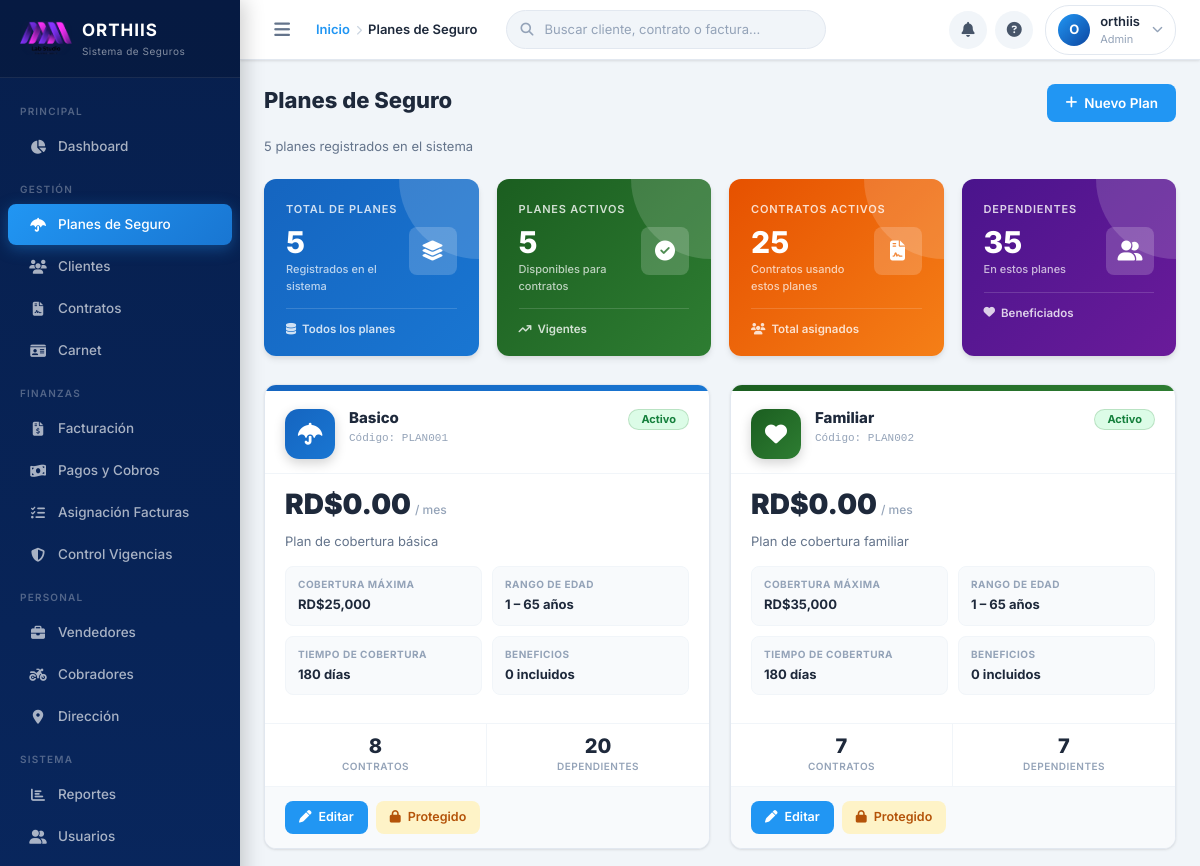
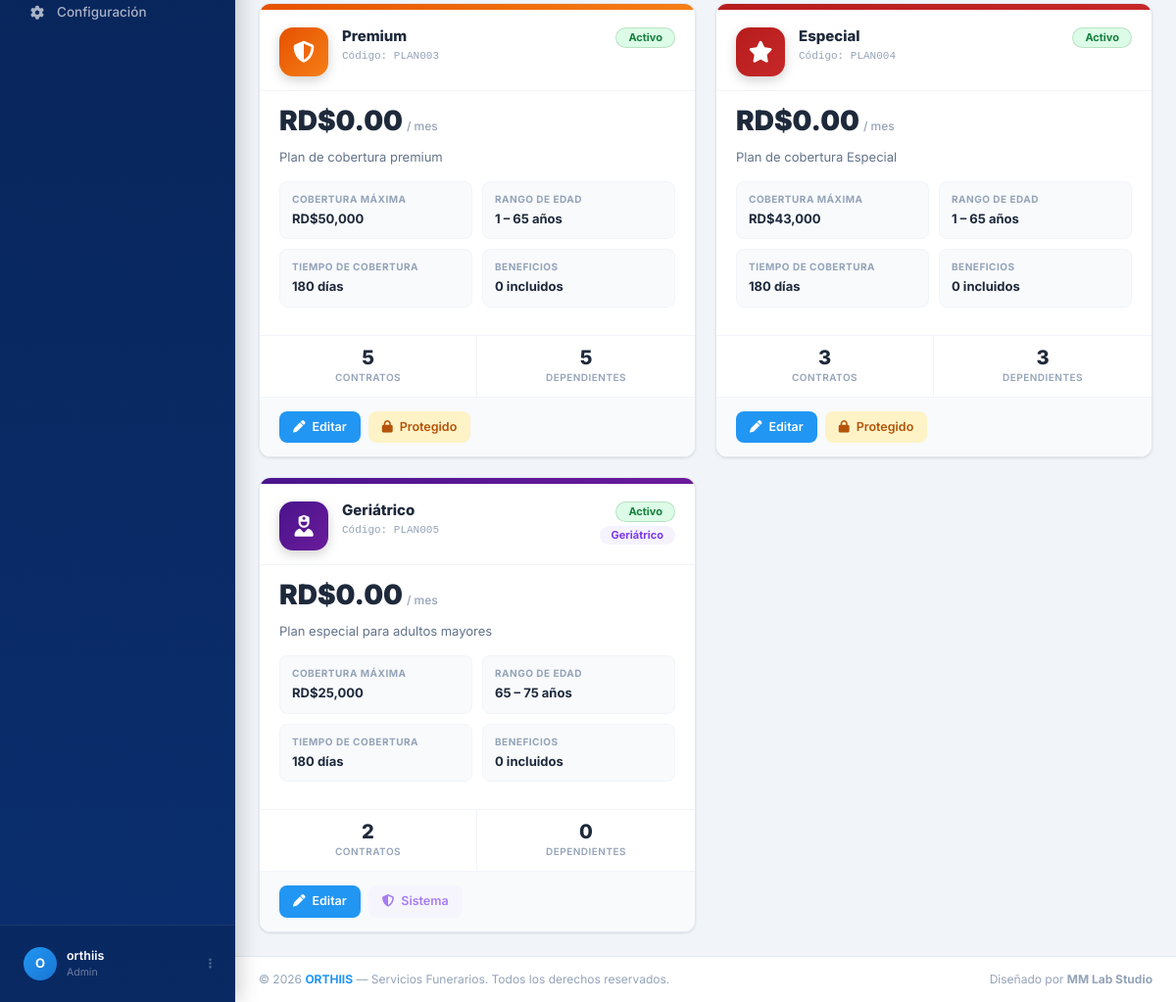
The page /planes.php (signed in) on the database its author committed (2 pictures, top to bottom).
### tables this page shows
CREATE TABLE `configuracion_sistema` (
  `id` int(11) NOT NULL,
  `nombre_empresa` varchar(100) NOT NULL,
  `rif` varchar(20) DEFAULT NULL,
  `direccion` text DEFAULT NULL,
  `telefono` varchar(15) DEFAULT NULL,
  `celular` varchar(15) DEFAULT NULL,
  `email` varchar(100) DEFAULT NULL,
  `logo_url` varchar(255) DEFAULT NULL,
  `moneda` varchar(10) DEFAULT 'USD',
  `dias_gracia_pago` int(11) DEFAULT 5,
  `formato_factura` text DEFAULT NULL,
  `created_at` timestamp NOT NULL DEFAULT current_timestamp(),
  `updated_at` timestamp NOT NULL DEFAULT current_timestamp() ON UPDATE current_timestamp()
);

CREATE TABLE `planes` (
  `id` int(11) NOT NULL,
  `codigo` varchar(20) DEFAULT NULL,
  `nombre` varchar(100) NOT NULL,
  `descripcion` text DEFAULT NULL,
  `precio_base` decimal(10,2) NOT NULL,
  `cobertura_maxima` decimal(10,2) DEFAULT NULL,
  `edad_minima` int(11) DEFAULT NULL,
  `edad_maxima` int(11) DEFAULT NULL,
  `periodo_carencia` int(11) DEFAULT NULL,
  `estado` enum('activo','inactivo') DEFAULT 'activo',
  `created_at` timestamp NOT NULL DEFAULT current_timestamp(),
  `updated_at` timestamp NOT NULL DEFAULT current_timestamp() ON UPDATE current_timestamp()
);

### planes.php (the view, shortened to what the rows shown need)
<?php
require_once 'config.php';
$planes = $conn->query("
    SELECT p.*,
           COUNT(DISTINCT c.id)  AS total_contratos,
           COUNT(DISTINCT d.id)  AS total_dependientes,
           GROUP_CONCAT(DISTINCT bp.nombre   ORDER BY bp.id SEPARATOR '||') AS beneficios_nombres,
           GROUP_CONCAT(DISTINCT bp.descripcion  ORDER BY bp.id SEPARATOR '||') AS beneficios_descs,
           GROUP_CONCAT(DISTINCT bp.monto_cobertura ORDER BY bp.id SEPARATOR '||') AS beneficios_montos,
           GROUP_CONCAT(DISTINCT bp.id        ORDER BY bp.id SEPARATOR '||') AS beneficios_ids
    FROM planes p
    LEFT JOIN contratos    c  ON p.id = c.plan_id
    LEFT JOIN dependientes d  ON p.id = d.plan_id
    LEFT JOIN beneficios_planes bp ON p.id = bp.plan_id
    GROUP BY p.id
    ORDER BY p.id
")->fetchAll();
$kpi_colors = ['blue','green','amber','red','purple','teal'];
$plan_icons = ['fas fa-umbrella','fas fa-heart','fas fa-shield-halved','fas fa-star','fas fa-user-nurse','fas fa-leaf'];
$kpi_gradients = [
    'blue'   => 'linear-gradient(135deg,#1565C0,#1976D2)',
    'green'  => 'linear-gradient(135deg,#1B5E20,#2E7D32)',
    'amber'  => 'linear-gradient(135deg,#E65100,#F57F17)',
    'red'    => 'linear-gradient(135deg,#B71C1C,#C62828)',
    'purple' => 'linear-gradient(135deg,#4A148C,#6A1B9A)',
    'teal'   => 'linear-gradient(135deg,#004D40,#00695C)',
];
require_once 'header.php';
?>
<div class="planes-grid fade-in delay-2">
<?php foreach ($planes as $i => $plan):
    $color   = $kpi_gradients[ $kpi_colors[$i % count($kpi_colors)] ];
    $iconPlan = $plan_icons[$i % count($plan_icons)];
    $benNombres  = $plan['beneficios_nombres'] ? explode('||', $plan['beneficios_nombres']) : [];
    $puedeEliminar = ($plan['id'] != 5 && $plan['total_contratos'] == 0 && $plan['total_dependientes'] == 0);
    $puedeInactivar = ($plan['id'] != 5 && $plan['estado'] === 'activo' && ($plan['total_contratos'] > 0 || $plan['total_dependientes'] > 0));
    $esGeriatrico = ($plan['id'] == 5);
?>
<div class="plan-card">
    <div class="plan-card-band" style="background:<?php echo $color; ?>;"></div>
    <div class="plan-card-head">
        <div class="plan-avatar" style="background:<?php echo $color; ?>;">
            <i class="<?php echo $iconPlan; ?>"></i>
        </div>
        <div class="plan-title-block">
            <div class="plan-name"><?php echo htmlspecialchars($plan['nombre']); ?></div>
            <div class="plan-code">Código: <?php echo htmlspecialchars($plan['codigo']); ?></div>
        </div>
        <div style="display:flex;flex-direction:column;align-items:flex-end;gap:4px;flex-shrink:0;">
            <span class="badge badge-<?php echo $plan['estado'] === 'activo' ? 'activo' : 'inactivo'; ?>">
                <?php echo ucfirst($plan['estado']); ?>
            </span>
            <?php if ($esGeriatrico): ?>
                <span class="badge badge-geriatrico">Geriátrico</span>
            <?php endif; ?>
        </div>
    </div>
    <div class="plan-price-wrap">
        <div class="plan-price-amount">RD$<?php echo number_format($plan['precio_base'], 2); ?></div>
        <div class="plan-price-label">/ mes</div>
    </div>
    <div class="plan-body">
        <p class="plan-desc"><?php echo htmlspecialchars($plan['descripcion']); ?></p>
        <div class="plan-specs">
            <div class="plan-spec-item">
                <div class="plan-spec-label">Cobertura Máxima</div>
                <div class="plan-spec-val">RD$<?php echo number_format($plan['cobertura_maxima'], 0); ?></div>
            </div>
            <div class="plan-spec-item">
                <div class="plan-spec-label">Rango de Edad</div>
                <div class="plan-spec-val"><?php echo $plan['edad_minima']; ?> – <?php echo $plan['edad_maxima']; ?> años</div>
            </div>
            <div class="plan-spec-item">
                <div class="plan-spec-label">Tiempo de Cobertura</div>
                <div class="plan-spec-val"><?php echo $plan['periodo_carencia']; ?> días</div>
            </div>
            <div class="plan-spec-item">
                <div class="plan-spec-label">Beneficios</div>
                <div class="plan-spec-val"><?php echo count($benNombres); ?> incluido<?php echo count($benNombres) !== 1 ? 's' : ''; ?></div>
            </div>
        </div>
    </div>
    <div class="plan-stats-strip">
        <div class="plan-stat">
            <div class="plan-stat-val"><?php echo number_format($plan['total_contratos']); ?></div>
            <div class="plan-stat-label">Contratos</div>
        </div>
        <div class="plan-stat">
            <div class="plan-stat-val"><?php echo number_format($plan['total_dependientes']); ?></div>
            <div class="plan-stat-label">Dependientes</div>
        </div>
    </div>
    <div class="plan-footer">
        <button class="btn btn-primary btn-sm"
                onclick='editarPlan(<?php echo json_encode([
                    "id"               => $plan["id"],
                    "codigo"           => $plan["codigo"],
                    "nombre"           => $plan["nombre"],
                    "descripcion"      => $plan["descripcion"],
                    "precio_base"      => $plan["precio_base"],
                    "cobertura_maxima" => $plan["cobertura_maxima"],
                    "edad_minima"      => $plan["edad_minima"],
                    "edad_maxima"      => $plan["edad_maxima"],
                    "periodo_carencia" => $plan["periodo_carencia"],
                    "estado"           => $plan["estado"],
                    "total_contratos"  => $plan["total_contratos"],
                    "total_dependientes"=> $plan["total_dependientes"],
                ], JSON_HEX_APOS|JSON_HEX_QUOT); ?>)'>
            <i class="fas fa-pen"></i> Editar
        </button>
        <?php if ($puedeEliminar): ?>
            <button class="btn btn-danger btn-sm"
                    onclick="confirmarEliminarPlan(<?php echo $plan['id']; ?>, '<?php echo htmlspecialchars(addslashes($plan['nombre'])); ?>')">
                <i class="fas fa-trash"></i> Eliminar
            </button>
        <?php elseif ($puedeInactivar): ?>
            <button class="btn btn-amber btn-sm"
                    title="Tiene <?php echo $plan['total_contratos']; ?> contrato(s) y <?php echo $plan['total_dependientes']; ?> dependiente(s). No puede eliminarse."
                    onclick="mostrarToast('Este plan tiene <?php echo $plan['total_contratos']; ?> contrato(s) y <?php echo $plan['total_dependientes']; ?> dependiente(s) asignados. Solo puede editarse.', 'warning')">
                <i class="fas fa-lock"></i> Protegido
            </button>
        <?php elseif ($esGeriatrico): ?>
            <button class="btn btn-sm" style="background:#F5F3FF;color:#7C3AED;cursor:default;"
                    title="Plan del sistema — no eliminable" disabled>
                <i class="fas fa-shield-halved"></i> Sistema
            </button>
        <?php endif; ?>
    </div>
</div>
<?php endforeach; ?>
</div>
<?php require_once 'footer.php'; ?>

### header.php (shortened to what the rows shown need)
<?php
require_once 'config.php';
require_once 'toast.php';
$stmtConfig = $conn->prepare("SELECT logo_url FROM configuracion_sistema WHERE id = 1");
$stmtConfig->execute();
$config = $stmtConfig->fetch();
?>
<!DOCTYPE html>
<html lang="es">
<head>
    <link href="https://cdnjs.cloudflare.com/ajax/libs/font-awesome/6.5.0/css/all.min.css" rel="stylesheet">
    <link rel="stylesheet" href="https://cdn.jsdelivr.net/npm/toastify-js/src/toastify.min.css">
    <link href="https://cdn.jsdelivr.net/npm/bootstrap@5.1.3/dist/css/bootstrap.min.css" rel="stylesheet">
    <link rel="stylesheet" href="https://cdn.jsdelivr.net/npm/bootstrap@4.6.2/dist/css/bootstrap.min.css">
    <link rel="stylesheet" href="styles.css">
    <?php echo Toast::render(); ?>
</head>
<body>
<aside class="sidebar" id="sidebar">
    <div class="sidebar-brand">
        <?php if (!empty($config['logo_url'])): ?>
            <img src="<?php echo htmlspecialchars($config['logo_url']); ?>"
                 alt="Orthiis Logo"
                 style="height:34px;width:auto;border-radius:8px;object-fit:contain;">
        <?php else: ?>
            <div class="brand-icon">
                <i class="fas fa-shield-halved"></i>
            </div>
        <?php endif; ?>
        <div class="brand-text">
            <div class="brand-name">ORTHIIS</div>
            <div class="brand-sub">Sistema de Seguros</div>
        </div>
    </div>
</aside>
<div class="main-wrapper" id="mainWrapper">
    <div class="page-content">

### rows shown on the page
configuracion_sistema: logo_url (picture)
planes: nombre "Basico", codigo "PLAN001", estado "Activo", precio_base "0.00", descripcion "Plan de cobertura básica", cobertura_maxima "25,000", edad_minima "1", edad_maxima "65", periodo_carencia "180", count($benNombres) "0", total_contratos "8", total_dependientes "20"
planes: nombre "Familiar", codigo "PLAN002", estado "Activo", precio_base "0.00", descripcion "Plan de cobertura familiar", cobertura_maxima "35,000", edad_minima "1", edad_maxima "65", periodo_carencia "180", count($benNombres) "0", total_contratos "7", total_dependientes "7"
planes: nombre "Premium", codigo "PLAN003", estado "Activo", precio_base "0.00", descripcion "Plan de cobertura premium", cobertura_maxima "50,000", edad_minima "1", edad_maxima "65", periodo_carencia "180", count($benNombres) "0", total_contratos "5", total_dependientes "5"
planes: nombre "Especial", codigo "PLAN004", estado "Activo", precio_base "0.00", descripcion "Plan de cobertura Especial", cobertura_maxima "43,000", edad_minima "1", edad_maxima "65", periodo_carencia "180", count($benNombres) "0", total_contratos "3", total_dependientes "3"
planes: nombre "Geriátrico", codigo "PLAN005", estado "Activo", precio_base "0.00", descripcion "Plan especial para adultos mayores", cobertura_maxima "25,000", edad_minima "65", edad_maxima "75", periodo_carencia "180", count($benNombres) "0", total_contratos "2", total_dependientes "0", shows "Sistema"

### other values the page prints
$iniciales "O"
$usuarioNombre "orthiis"
$usuarioRol "Admin"
$tituloActual "Planes de Seguro"
$total_planes "5"
$planes_activos "5"
$total_contratos "25"
$total_deps "35"
